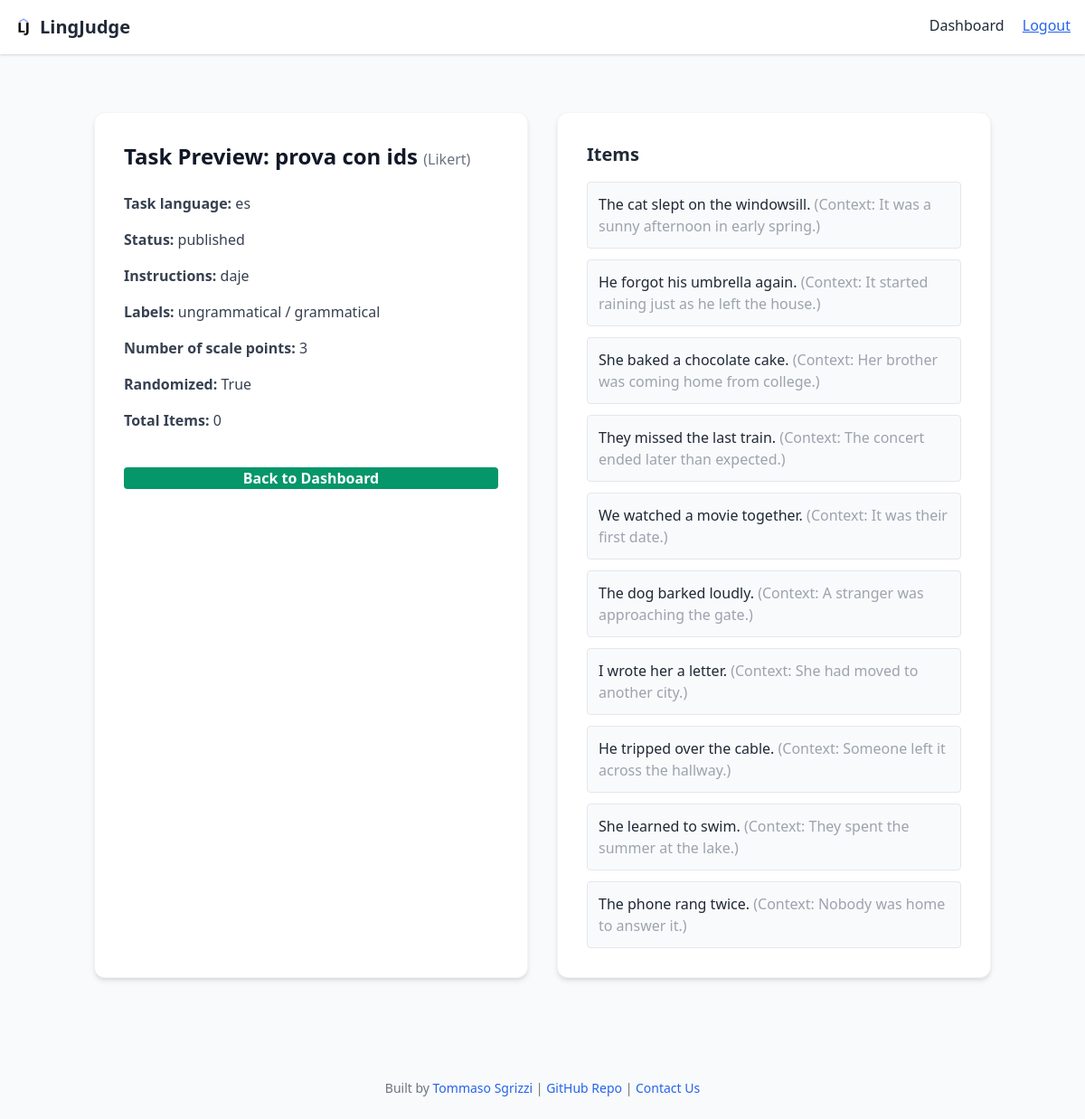
Screenshot of /tasks/preview/38/ (signed in) with the database file from the repository.
### tasks/models.py (models this page shows, shortened)
class Task(models.Model):
    TASK_TYPES = (
        ('Likert', 'Likert'),
        ('ForcedChoice', 'Forced Choice'),
    )
    user = models.ForeignKey(CustomUser, on_delete=models.CASCADE)
    task_type = models.CharField(max_length=20, choices=TASK_TYPES)
    title = models.CharField(max_length=255)
    instructions = models.TextField()
    num_scale_points = models.IntegerField(null=True, blank=True)
    left_label = models.CharField(max_length=100, blank=True)
    right_label = models.CharField(max_length=100, blank=True)
    randomized = models.BooleanField(default=False)
    task_language = models.CharField(max_length=20, choices=LANGUAGE_CHOICES)
    status = models.CharField(max_length=20, choices=[('draft', 'Draft')])
    created_at = models.DateTimeField(auto_now_add=True)
    num_items = models.IntegerField(default=1)

class LikertItem(models.Model):
    task = models.ForeignKey(Task, on_delete=models.CASCADE, related_name='likert_items')
    item_id = models.CharField(max_length=50, blank=True)  # ← NEW: user-defined ID like '1', 'itemA', etc.
    sentence = models.TextField()
    context = models.TextField(blank=True)

### tasks/views.py (the view)
# urls.py: path('preview/<int:task_id>/', views.task_preview, name='task_preview'),
@login_required
def task_preview(request, task_id):
    task = get_object_or_404(Task, id=task_id, user=request.user)
    if task.task_type == 'Likert':
        items = LikertItem.objects.filter(task=task)
    else:
        items = ForcedChoiceItem.objects.filter(task=task)
    return render(request, 'tasks/task_preview.html', {
        'task': task,
        'items': items,
    })

### tasks/templates/tasks/task_preview.html (shortened to what this page needs)
<!DOCTYPE html>
{% load static %}
<html lang="en">
<head>
  <link href="https://cdn.jsdelivr.net/npm/tailwindcss@2.2.19/dist/tailwind.min.css" rel="stylesheet">
</head>
<body class="bg-gray-50 text-gray-800 font-sans">
  <nav class="bg-white shadow p-4 mb-6 flex justify-between">
    <div class="flex items-center">
        {% if user.is_authenticated %}
            <a href="{% url 'dashboard_home' %}" class="flex items-center">
        {% else %}
            <a href="{% url 'public_home' %}" class="flex items-center">
        {% endif %}
                <img src="{% static 'theme/logo.png' %}" alt="LingJudge Logo" class="h-5 w-5 inline-block align-middle mr-2" width="30" height="30">
                <h1 class="text-xl font-bold">LingJudge</h1>
            </a>
    </div>
    <div>
        {% if user.is_authenticated %}
            <a href="{% url 'dashboard_home' %}" class="mr-4">Dashboard</a>
            <form method="post" action="{% url 'logout' %}" style="display:inline;">
                <button type="submit" class="text-blue-600 underline">Logout</button>
            </form>
        {% else %}
            <a href="{% url 'login' %}" class="mr-4">Login</a>
            <a href="{% url 'signup' %}">Sign Up</a>
        {% endif %}
    </div>
</nav>
<div class="max-w-5xl mx-auto py-10 px-4">
  <div class="grid grid-cols-1 lg:grid-cols-2 gap-8">
    <div class="bg-white rounded-xl shadow-md border border-gray-100 p-8 flex flex-col gap-4">
      <h2 class="text-2xl font-bold text-gray-900 mb-2">Task Preview: <strong>{{ task.title }}</strong> <span class="text-base font-normal text-gray-500">({{ task.task_type }})</span></h2>
      <p class="text-gray-700"><span class="font-semibold">Task language:</span> {{ task.task_language }}</p>
      <p class="text-gray-700"><span class="font-semibold">Status:</span> {{ task.status }}</p>
      <p class="text-gray-700"><span class="font-semibold">Instructions:</span> {{ task.instructions }}</p>
      {% if task.task_type == 'Likert' %}
        <p class="text-gray-700"><span class="font-semibold">Labels:</span> {{ task.left_label|default:"ungrammatical" }} / {{ task.right_label|default:"grammatical" }}</p>
        <p class="text-gray-700"><span class="font-semibold">Number of scale points:</span> {{ task.num_scale_points }}</p>
      {% endif %}
      <p class="text-gray-700"><span class="font-semibold">Randomized:</span> {{ task.randomized }}</p>
      <p class="text-gray-700"><span class="font-semibold">Total Items:</span> {{ task.num_items }}</p>
      <div class="flex flex-col gap-3 mt-4">
        <a href="{% url 'dashboard_home' %}" class="text-white bg-green-600 hover:underline text-center mt-2 rounded font-semibold transition">Back to Dashboard</a>
      </div>
    </div>
    <div class="bg-white rounded-xl shadow-md border border-gray-100 p-8">
      <h3 class="text-xl font-semibold mb-4">Items</h3>
      <ul class="space-y-3">
        {% for item in items %}
          <li class="bg-gray-50 rounded p-3 border border-gray-200">
            {% if task.task_type == 'Likert' %}
              <span class="text-gray-800">{{ item.sentence }}</span>
              {% if item.context %}<span class="text-gray-400"> (Context: {{ item.context }})</span>{% endif %}
            {% else %}
              <span class="text-gray-800">A: {{ item.sentence_a }}</span> <span class="text-gray-500">|</span> <span class="text-gray-800">B: {{ item.sentence_b }}</span>
              {% if item.context %}<span class="text-gray-400"> (Context: {{ item.context }})</span>{% endif %}
            {% endif %}
          </li>
        {% endfor %}
      </ul>
    </div>
  </div>
</div>
<div class="mt-12 py-6 text-center text-gray-500 text-sm">
  Built by <a href="https://tomsgrizzi.github.io/" target="_blank" rel="noopener noreferrer" class="text-blue-600 hover:text-blue-800">Tommaso Sgrizzi</a> | <a href="https://github.com/TomSgrizzi/lingjudge" target="_blank" rel="noopener noreferrer" class="text-blue-600 hover:text-blue-800">GitHub Repo</a> | <a href="mailto:lingjudge@gmail.com" target="_blank" rel="noopener noreferrer" class="text-blue-600 hover:text-blue-800">Contact Us</a>
</div>
</body>
</html>

### rows the page displays
Task: title "prova con ids", task_type "Likert", task_language "es", status "published", instructions "daje", left_label "ungrammatical", right_label "grammatical", num_scale_points "3", randomized "True", num_items "0"
LikertItem: sentence "The cat slept on the windowsill.", context "It was a sunny afternoon in early spring."
LikertItem: sentence "He forgot his umbrella again.", context "It started raining just as he left the house."
LikertItem: sentence "She baked a chocolate cake.", context "Her brother was coming home from college."
LikertItem: sentence "They missed the last train.", context "The concert ended later than expected."
LikertItem: sentence "We watched a movie together.", context "It was their first date."
LikertItem: sentence "The dog barked loudly.", context "A stranger was approaching the gate."
LikertItem: sentence "I wrote her a letter.", context "She had moved to another city."
LikertItem: sentence "He tripped over the cable.", context "Someone left it across the hallway."
LikertItem: sentence "She learned to swim.", context "They spent the summer at the lake."
LikertItem: sentence "The phone rang twice.", context "Nobody was home to answer it."
